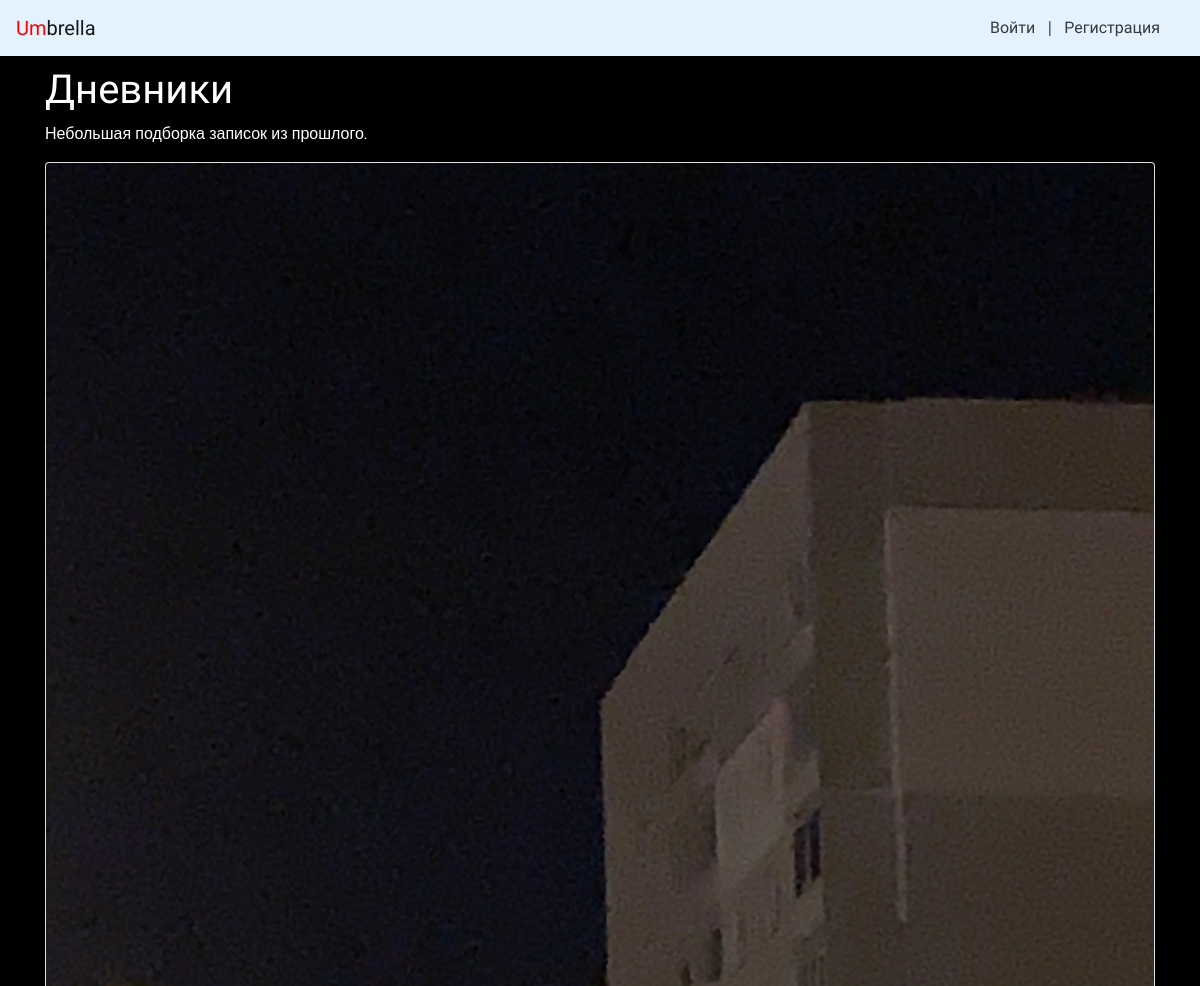
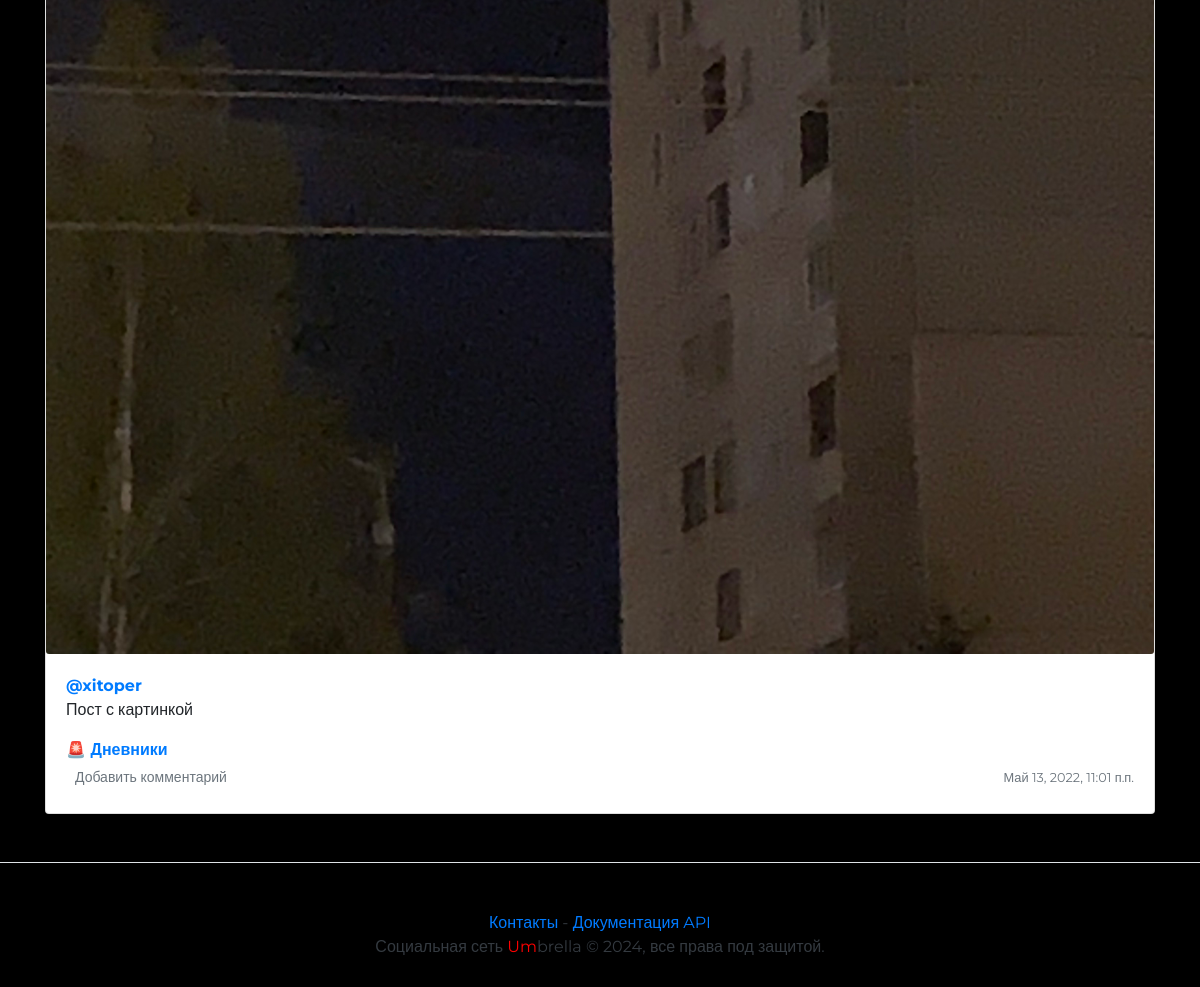
Before: /group/diary/ with the older database file (2 pictures, top to bottom).
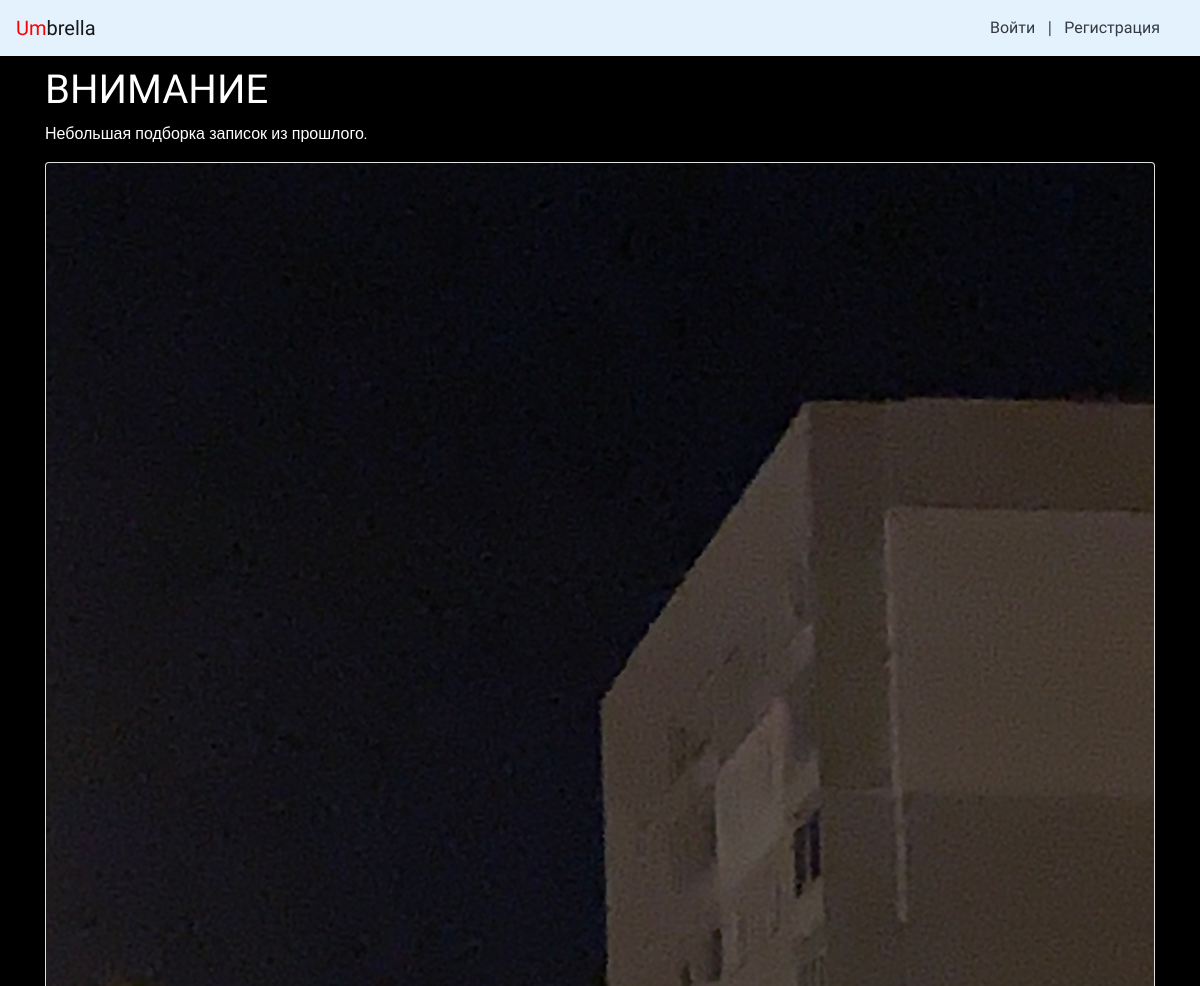
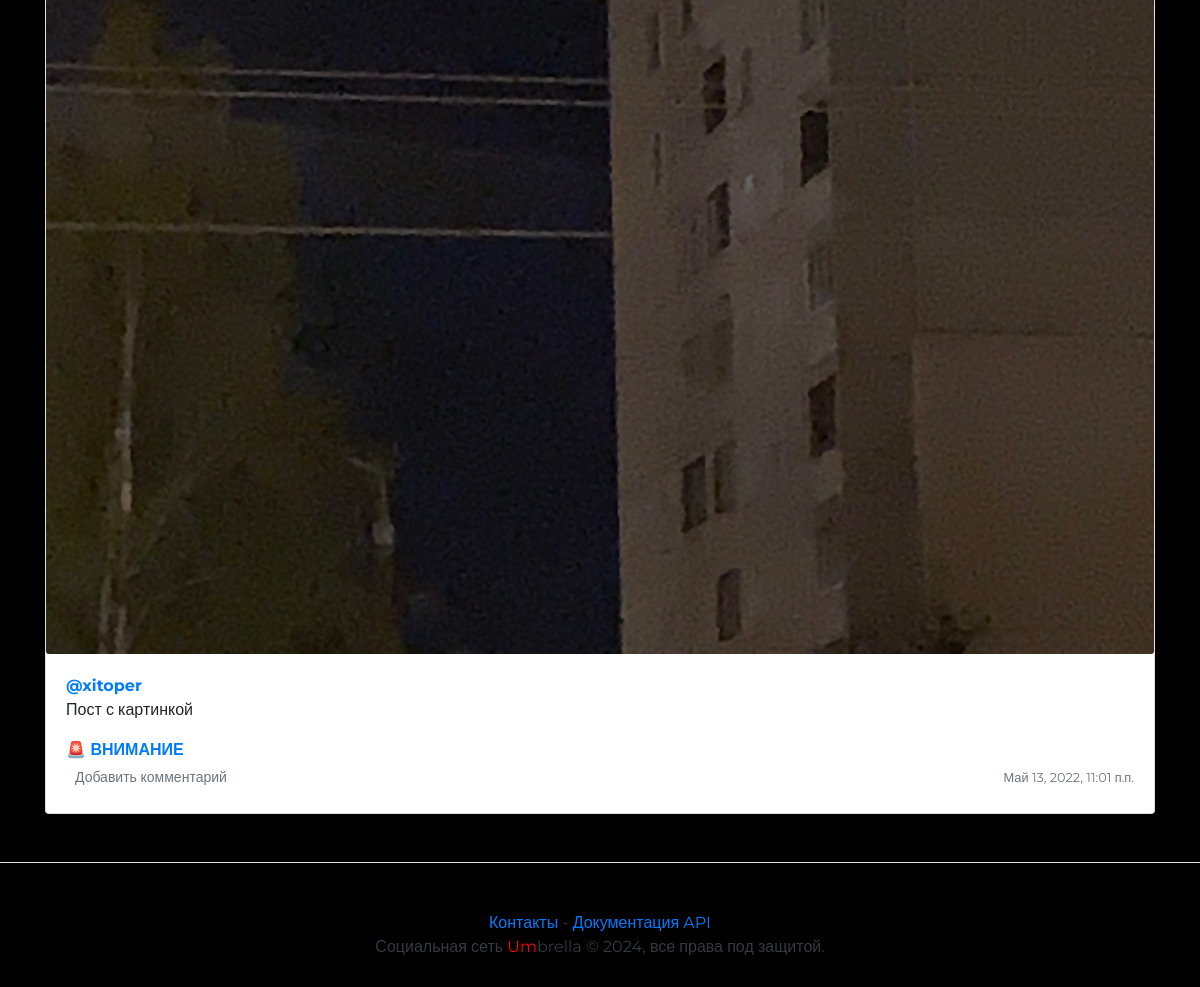
After: the same page with the newer database file (2 pictures, top to bottom).
### posts/models.py (models this page shows, shortened)
class Group(models.Model):
    title = models.CharField(max_length=200)
    slug = models.SlugField(max_length=10, unique=True)
    description = models.TextField()
    def __str__(self):
        return self.title

class Post(models.Model):
    author = models.ForeignKey(to=User, on_delete=models.CASCADE, related_name='posts')
    group = models.ForeignKey(to=Group, on_delete=models.CASCADE, related_name='posts', blank=True, null=True,
                              verbose_name='Группа')
    text = models.TextField(help_text='Содержимое новой записи',
                            verbose_name='Текст')
    pub_date = models.DateTimeField('Publication date', auto_now_add=True)
    image = models.ImageField(upload_to='posts/', blank=True, null=True,
                              verbose_name='Изображение')

### posts/views.py (the view)
# urls.py: path("group/<slug:slug>/", views.group_posts, name="group"),
def group_posts(request, slug):
    group = get_object_or_404(Group, slug=slug)  # get a group instance by its slug, or throw a 404 error
    posts = group.posts.all().order_by("-pub_date")
    paginator = Paginator(posts, 5)
    page_number = request.GET.get('page')
    page = paginator.get_page(page_number)
    return render(request, "group.html", {"group": group,
                                          "page": page,
                                          "paginator": paginator})

### umbrella/context_processors/common.py (called while the page is built)
def year(request):
    now_year = dt.datetime.now().year
    return {
        'year': now_year
    }

### templates/group.html (shortened to what this page needs)
{% extends "base.html" %}
{% block content %}
    <h1>{{ group }}</h1>
    <p style="color:white">{{ group.description }}</p>
    {% for post in page %}
        {% include "post_item.html" with post=post %}
    {% endfor %}
{% endblock %}

### templates/base.html (shortened to what this page needs)
<!DOCTYPE html>
<html lang="ru">
<head>
    {% load static %}
    <link rel="stylesheet" href="{% static 'bootstrap/dist/css/bootstrap.min.css' %}">
</head>
<body>
    {% include 'nav.html' %}
    <main>
        <div class="container" style="margin-top:10px">
            {% block content %}{% endblock content %}
        </div>
    </main>
    {% include 'footer.html' %}
</body>
</html>

### templates/nav.html
<nav class="navbar navbar-light" style="background-color: #e3f2fd;">
    <a class="navbar-brand" href="/"><span style="color:red">Um</span>brella</a>
    <nav class="my-2 my-md-0 mr-md-3">
        {% if user.is_authenticated %}
            <a class="p-2 text-dark" href="{% url 'post_new' %}">Новая запись</a>
            <a class="p-2 text-dark" href="{% url 'password_change' %}">Изменить пароль</a>
            <a class="p-2 text-dark" href="{% url 'logout' %}">Выйти</a>
        {% else %}
            <a class="p-2 text-dark" href="{% url 'login' %}">Войти</a> |
            <a class="p-2 text-dark" href="{% url 'signup' %}">Регистрация</a>
        {% endif %}
    </nav>
</nav>

### posts/templates/post_item.html (shortened to what this page needs)
<div class="card mb-3 mt-1 shadow-sm">
    {% load thumbnail %}
    {% thumbnail post.image "960x339" crop="center" upscale=True as im %}
        <img class="card-img" src="{{ im.url }}" />
    {% endthumbnail %}
    <div class="card-body">
        <p class="card-text">
            <a name="post_{{ post.id }}" href="{% url 'profile' post.author.username %}">
                <strong class="d-block text-gray-dark">@{{ post.author }}</strong>
            </a>
            {{ post.text|linebreaksbr }}
        </p>
        {% if post.group %}
            <a class="card-link muted" href="{% url 'group' post.group.slug %}">
                <strong class="d-block text-gray-dark">🚨 {{ post.group.title }}</strong>
            </a>
        {% endif %}
        <div class="d-flex justify-content-between align-items-center">
            <div class="btn-group ">
                <a class="btn btn-sm text-muted" href="{% url 'post' post.author.username post.id %}" role="button">
                    {% if post.comments.exists %}
                        {{ post.comments.count }} комментариев
                    {% else%}
                        Добавить комментарий
                    {% endif %}
                </a>
            </div>
            <small class="text-muted">{{ post.pub_date }}</small>
        </div>
    </div>
</div>

### templates/footer.html
<footer class="pt-4 my-md-5 pt-md-5 border-top">
    <p class="m-0 text-dark text-center ">
        <a href="/about/contacts/">Контакты</a> - <a href="/redoc/">Документация API </a>
    </p>
    <p class="m-0 text-dark text-center ">
        Социальная сеть <span style="color:red">Um</span>brella © {{ year }}, все права под защитой.
    </p>
</footer>

### templates/base.html (style rules this page uses)
body { background-color: black; font-family: 'Montserrat', sans-serif; }
h1 { font-family: 'Rubik Glitch', cursive; font-size: 40px; color:white; }
.navbar-brand { font-family: 'Rubik 80s Fade', cursive; }
.p-2 { font-family: 'Unbounded', cursive; }

Changed rows visible on the page:
changed Group "Небольшая подборка записок из прошлого.": title "Дневники" → "ВНИМАНИЕ"
changed through a linked row, Post "Пост с картинкой": group "Дневники" → "ВНИМАНИЕ"
